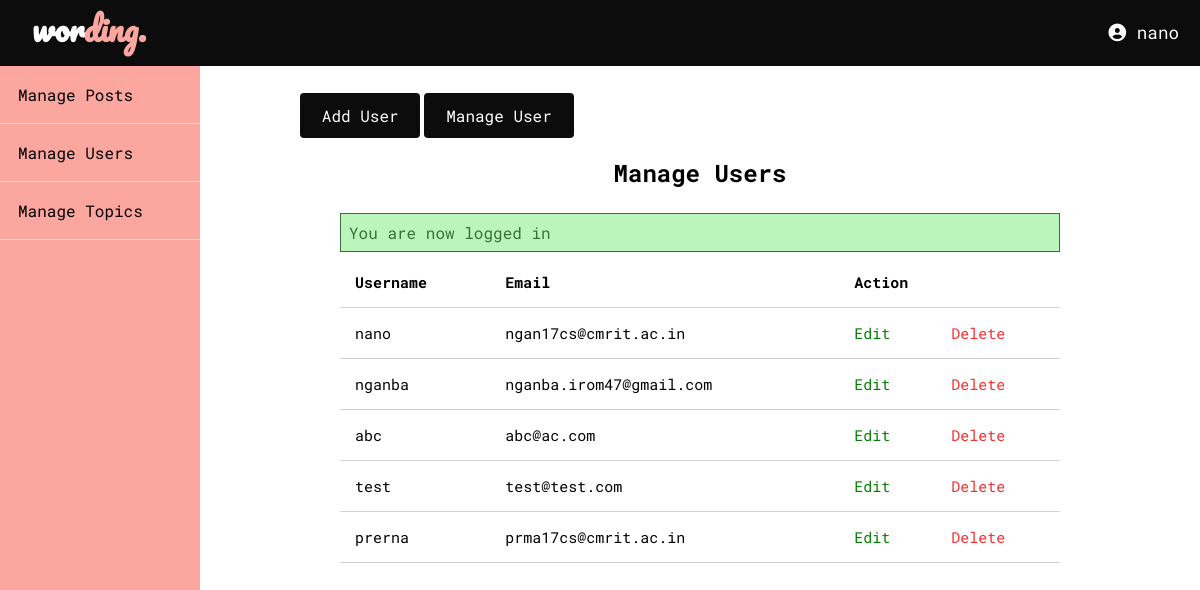
Screenshot of /admin/users/index.php (signed in) with the database file from the repository.
### tables this page shows
CREATE TABLE `users` (
  `id` int(11) NOT NULL,
  `admin` tinyint(4) NOT NULL,
  `reg` tinyint(1) DEFAULT NULL,
  `username` varchar(255) NOT NULL,
  `email` varchar(255) NOT NULL,
  `password` varchar(255) NOT NULL,
  `created_at` timestamp NOT NULL DEFAULT current_timestamp()
);

### app/controllers/users.php (called while the page is built, shortened)
<?php
include(ROOT_PATH . "/app/database/db.php");
$table = 'users';
$admin_users = selectAll($table);

### app/database/db.php (called while the page is built, shortened)
<?php
require('connect.php');
function selectAll($table, $conditions = [])
{
	global $conn;
	$sql = "SELECT * FROM $table";
	if(empty($conditions)){
		$stmt = $conn->prepare($sql);
		$stmt->execute();
		$records = $stmt->get_result()->fetch_all(MYSQLI_ASSOC);
		return $records;
	}
}

### admin/users/index.php (the view, shortened to what this page needs)
<?php include(ROOT_PATH . "/app/controllers/users.php");
?>
<!DOCTYPE html>
<html>
<head>
	<link rel="stylesheet" type="text/css" href="../../assets/css/style.css">
	<link rel="stylesheet" type="text/css" href="../../assets/css/admin.css">
</head>
<body>
	<?php include(ROOT_PATH . "/app/includes/adminHeader.php"); ?>
	<div class="admin-wrapper">
		<?php include(ROOT_PATH . "/app/includes/adminSidebar.php"); ?>
		<div class="admin-content">
			<div class="button-grp">
				<a href="create.php" class="btn btn-big">Add User</a>
				<a href="index.php" class="btn btn-big" >Manage User</a>
			</div>
			<div class="content">
				<h2 class="page-title">Manage Users</h2>
				<?php include(ROOT_PATH . "/app/includes/messages.php"); ?>
				<table>
					<thead>
						<th>Username</th>
						<th>Email</th>
						<th colspan="3">Action</th>
					</thead>
					<tbody>
						<?php foreach($admin_users as $key => $user): ?>
							<tr>
								<td><?php echo $user['username']; ?></td>
								<td><?php echo $user['email']; ?></td>
								<td><a href="edit.php?id=<?php echo $user['id']; ?>" class="edit"> Edit</a></td>
								<td><a href="index.php?delete_id=<?php echo $user['id']; ?>" class="delete"> Delete</a></td>
							</tr>
						<?php endforeach; ?>
					</tbody>
				</table>
			</div>
		</div>
	</div>
</body>
</html>

### assets/css/style.css (style rules this page uses)
* { box-sizing: border-box; }
html,body { height: 100%; padding: 0px; margin: 0px; background-color: #f6f6f6; }
li , a { font-family: 'Roboto Mono', monospace; text-decoration: none; color: inherit; }
h1, h2,h3,h4,h5,h6 { margin: 5px; }
.btn { padding: .5rem 1rem; background: #FBA69F; color: white; border: 1px solid transparent; border-radius: .25rem; }
.btn { font-family: 'Roboto Mono', monospace; }
.btn-big { padding: .7rem 1.3rem; line-height: 1.3rem; background: #0C0C0C; }
.content { width: 90%; margin: 30px auto 30px; }

### assets/css/admin.css (style rules this page uses)
.admin-wrapper { display: flex; height: 100%; background: #FBA69F; }
.admin-wrapper .admin-content { flex:8; height: 100%; padding: 40px 100px 100px; background: white; }
.admin-content .page-title { text-align: center; margin-bottom: 1.5rem; font-family: 'Roboto Mono', monospace; }
table { font-family: 'Roboto Mono', monospace; width: 100%; border-collapse: collapse; font-size: 15px; }
th , td { padding: 15px; text-align: left; border-bottom: 1px solid #d3d3d3; }
.edit { color: green; }
.delete { color: #F33131; }

### rows the page displays
users: username "nano", email "ngan17cs@cmrit.ac.in"
users: username "nganba", email "nganba.irom47@gmail.com"
users: username "abc", email "abc@ac.com"
users: username "test", email "test@test.com"
users: username "prerna", email "prma17cs@cmrit.ac.in"

### other values shown
$_SESSION['username'] "nano"
$_SESSION['message'] "You are now logged in"
